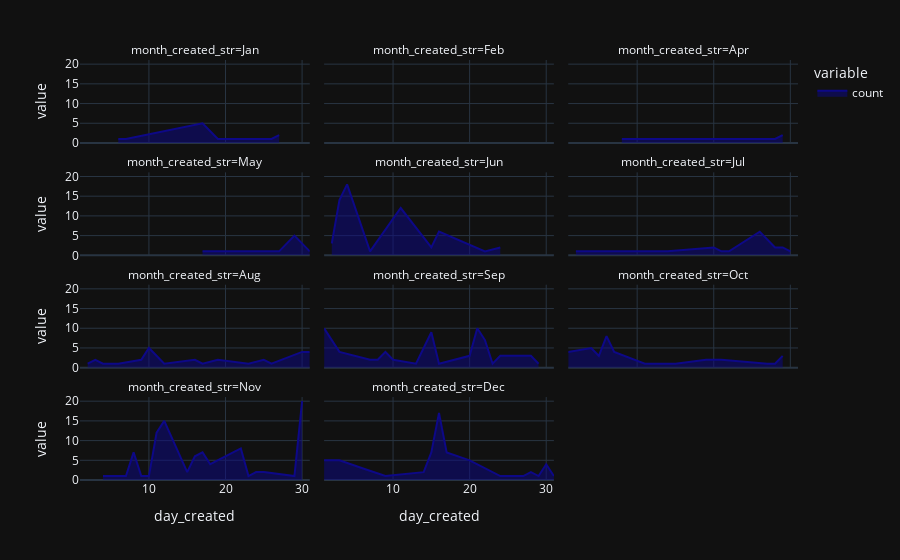

Notebook code for this chart:
### Code cell
import plotly.express as px


fig = px.area(df1, facet_col="month_created_str", facet_col_wrap=3, color_discrete_sequence=px.colors.sequential.Plasma)
fig.show()

### Figure 1 — Plotly figure (JSON) as saved in the notebook; plotly's stock layout.template omitted (floating-point values rounded to 4 significant figures)
{"data": [{"fillpattern": {"shape": ""}, "hovertemplate": "variable=count<br>month_created_str=Jan<br>day_created=%{x}<br>value=%{y}<extra></extra>", "legendgroup": "count", "line": {"color": "#0d0887"}, "marker": {"symbol": "circle"}, "mode": "lines", "name": "count", "orientation": "v", "showlegend": true, "stackgroup": "1", "x": [7, 21, 6, 17, 19, 26, 27], "xaxis": "x10", "y": [1, 1, 1, 5, 1, 1, 2], "yaxis": "y10", "type": "scatter"}, {"fillpattern": {"shape": ""}, "hovertemplate": "variable=count<br>month_created_str=Feb<br>day_created=%{x}<br>value=%{y}<extra></extra>", "legendgroup": "count", "line": {"color": "#0d0887"}, "marker": {"symbol": "circle"}, "mode": "lines", "name": "count", "orientation": "v", "showlegend": false, "stackgroup": "1", "x": [15], "xaxis": "x11", "y": [1], "yaxis": "y11", "type": "scatter"}, {"fillpattern": {"shape": ""}, "hovertemplate": "variable=count<br>month_created_str=Apr<br>day_created=%{x}<br>value=%{y}<extra></extra>", "legendgroup": "count", "line": {"color": "#0d0887"}, "marker": {"symbol": "circle"}, "mode": "lines", "name": "count", "orientation": "v", "showlegend": false, "stackgroup": "1", "x": [8, 28, 29], "xaxis": "x12", "y": [1, 1, 2], "yaxis": "y12", "type": "scatter"}, {"fillpattern": {"shape": ""}, "hovertemplate": "variable=count<br>month_created_str=May<br>day_created=%{x}<br>value=%{y}<extra></extra>", "legendgroup": "count", "line": {"color": "#0d0887"}, "marker": {"symbol": "circle"}, "mode": "lines", "name": "count", "orientation": "v", "showlegend": false, "stackgroup": "1", "x": [17, 27, 29, 31], "xaxis": "x7", "y": [1, 1, 5, 1], "yaxis": "y7", "type": "scatter"}, {"fillpattern": {"shape": ""}, "hovertemplate": "variable=count<br>month_created_str=Jun<br>day_created=%{x}<br>value=%{y}<extra></extra>", "legendgroup": "count", "line": {"color": "#0d0887"}, "marker": {"symbol": "circle"}, "mode": "lines", "name": "count", "orientation": "v", "showlegend": false, "stackgroup": "1", "x": [2, 3, 4, 7, 11, 15, 16, 22, 24], "xaxis": "x8", "y": [3, 14, 18, 1, 12, 2, 6, 1, 2], "yaxis": "y8", "type": "scatter"}, {"fillpattern": {"shape": ""}, "hovertemplate": "variable=count<br>month_created_str=Jul<br>day_created=%{x}<br>value=%{y}<extra></extra>", "legendgroup": "count", "line": {"color": "#0d0887"}, "marker": {"symbol": "circle"}, "mode": "lines", "name": "count", "orientation": "v", "showlegend": false, "stackgroup": "1", "x": [2, 5, 14, 20, 21, 22, 26, 28, 29, 30], "xaxis": "x9", "y": [1, 1, 1, 2, 1, 1, 6, 2, 2, 1], "yaxis": "y9", "type": "scatter"}, {"fillpattern": {"shape": ""}, "hovertemplate": "variable=count<br>month_created_str=Aug<br>day_created=%{x}<br>value=%{y}<extra></extra>", "legendgroup": "count", "line": {"color": "#0d0887"}, "marker": {"symbol": "circle"}, "mode": "lines", "name": "count", "orientation": "v", "showlegend": false, "stackgroup": "1", "x": [2, 3, 4, 6, 9, 10, 12, 16, 17, 19, 23, 25, 26, 30, 31], "xaxis": "x4", "y": [1, 2, 1, 1, 2, 5, 1, 2, 1, 2, 1, 2, 1, 4, 4], "yaxis": "y4", "type": "scatter"}, {"fillpattern": {"shape": ""}, "hovertemplate": "variable=count<br>month_created_str=Sep<br>day_created=%{x}<br>value=%{y}<extra></extra>", "legendgroup": "count", "line": {"color": "#0d0887"}, "marker": {"symbol": "circle"}, "mode": "lines", "name": "count", "orientation": "v", "showlegend": false, "stackgroup": "1", "x": [1, 2, 3, 7, 8, 9, 10, 13, 14, 15, 16, 20, 21, 22, 23, 24, 27, 28, 29], "xaxis": "x5", "y": [10, 7, 4, 2, 2, 4, 2, 1, 5, 9, 1, 3, 10, 7, 1, 3, 3, 3, 1], "yaxis": "y5", "type": "scatter"}, {"fillpattern": {"shape": ""}, "hovertemplate": "variable=count<br>month_created_str=Oct<br>day_created=%{x}<br>value=%{y}<extra></extra>", "legendgroup": "count", "line": {"color": "#0d0887"}, "marker": {"symbol": "circle"}, "mode": "lines", "name": "count", "orientation": "v", "showlegend": false, "stackgroup": "1", "x": [1, 4, 5, 6, 7, 11, 12, 15, 19, 21, 27, 28, 29], "xaxis": "x6", "y": [4, 5, 3, 8, 4, 1, 1, 1, 2, 2, 1, 1, 3], "yaxis": "y6", "type": "scatter"}, {"fillpattern": {"shape": ""}, "hovertemplate": "variable=count<br>month_created_str=Nov<br>day_created=%{x}<br>value=%{y}<extra></extra>", "legendgroup": "count", "line": {"color": "#0d0887"}, "marker": {"symbol": "circle"}, "mode": "lines", "name": "count", "orientation": "v", "showlegend": false, "stackgroup": "1", "x": [4, 5, 7, 8, 9, 10, 11, 12, 15, 16, 17, 18, 22, 23, 24, 25, 29, 30], "xaxis": "x", "y": [1, 1, 1, 7, 1, 1, 12, 15, 2, 6, 7, 4, 8, 1, 2, 2, 1, 20], "yaxis": "y", "type": "scatter"}, {"fillpattern": {"shape": ""}, "hovertemplate": "variable=count<br>month_created_str=Dec<br>day_created=%{x}<br>value=%{y}<extra></extra>", "legendgroup": "count", "line": {"color": "#0d0887"}, "marker": {"symbol": "circle"}, "mode": "lines", "name": "count", "orientation": "v", "showlegend": false, "stackgroup": "1", "x": [1, 2, 3, 6, 9, 14, 15, 16, 17, 20, 22, 23, 24, 27, 28, 29, 30, 31], "xaxis": "x2", "y": [5, 5, 5, 3, 1, 2, 7, 17, 7, 5, 3, 2, 1, 1, 2, 1, 4, 1], "yaxis": "y2", "type": "scatter"}], "layout": {"xaxis": {"anchor": "y", "domain": [0.0, 0.32], "title": {"text": "day_created"}}, "yaxis": {"anchor": "x", "domain": [0.0, 0.1975], "title": {"text": "value"}}, "xaxis2": {"anchor": "y2", "domain": [0.34, 0.66], "matches": "x", "title": {"text": "day_created"}}, "yaxis2": {"anchor": "x2", "domain": [0.0, 0.1975], "matches": "y", "showticklabels": false}, "xaxis3": {"anchor": "y3", "domain": [0.68, 1.0], "matches": "x", "title": {"text": "day_created"}}, "yaxis3": {"anchor": "x3", "domain": [0.0, 0.1975], "matches": "y", "showticklabels": false}, "xaxis4": {"anchor": "y4", "domain": [0.0, 0.32], "matches": "x", "showticklabels": false}, "yaxis4": {"anchor": "x4", "domain": [0.2675, 0.465], "matches": "y", "title": {"text": "value"}}, "xaxis5": {"anchor": "y5", "domain": [0.34, 0.66], "matches": "x", "showticklabels": false}, "yaxis5": {"anchor": "x5", "domain": [0.2675, 0.465], "matches": "y", "showticklabels": false}, "xaxis6": {"anchor": "y6", "domain": [0.68, 1.0], "matches": "x", "showticklabels": false}, "yaxis6": {"anchor": "x6", "domain": [0.2675, 0.465], "matches": "y", "showticklabels": false}, "xaxis7": {"anchor": "y7", "domain": [0.0, 0.32], "matches": "x", "showticklabels": false}, "yaxis7": {"anchor": "x7", "domain": [0.535, 0.7325], "matches": "y", "title": {"text": "value"}}, "xaxis8": {"anchor": "y8", "domain": [0.34, 0.66], "matches": "x", "showticklabels": false}, "yaxis8": {"anchor": "x8", "domain": [0.535, 0.7325], "matches": "y", "showticklabels": false}, "xaxis9": {"anchor": "y9", "domain": [0.68, 1.0], "matches": "x", "showticklabels": false}, "yaxis9": {"anchor": "x9", "domain": [0.535, 0.7325], "matches": "y", "showticklabels": false}, "xaxis10": {"anchor": "y10", "domain": [0.0, 0.32], "matches": "x", "showticklabels": false}, "yaxis10": {"anchor": "x10", "domain": [0.8025, 1.0], "matches": "y", "title": {"text": "value"}}, "xaxis11": {"anchor": "y11", "domain": [0.34, 0.66], "matches": "x", "showticklabels": false}, "yaxis11": {"anchor": "x11", "domain": [0.8025, 1.0], "matches": "y", "showticklabels": false}, "xaxis12": {"anchor": "y12", "domain": [0.68, 1.0], "matches": "x", "showticklabels": false}, "yaxis12": {"anchor": "x12", "domain": [0.8025, 1.0], "matches": "y", "showticklabels": false}, "annotations": [{"font": {}, "showarrow": false, "text": "month_created_str=Nov", "x": 0.16, "xanchor": "center", "xref": "paper", "y": 0.1975, "yanchor": "bottom", "yref": "paper"}, {"font": {}, "showarrow": false, "text": "month_created_str=Dec", "x": 0.5, "xanchor": "center", "xref": "paper", "y": 0.1975, "yanchor": "bottom", "yref": "paper"}, {"font": {}, "showarrow": false, "text": "month_created_str=Aug", "x": 0.16, "xanchor": "center", "xref": "paper", "y": 0.465, "yanchor": "bottom", "yref": "paper"}, {"font": {}, "showarrow": false, "text": "month_created_str=Sep", "x": 0.5, "xanchor": "center", "xref": "paper", "y": 0.465, "yanchor": "bottom", "yref": "paper"}, {"font": {}, "showarrow": false, "text": "month_created_str=Oct", "x": 0.84, "xanchor": "center", "xref": "paper", "y": 0.465, "yanchor": "bottom", "yref": "paper"}, {"font": {}, "showarrow": false, "text": "month_created_str=May", "x": 0.16, "xanchor": "center", "xref": "paper", "y": 0.7325, "yanchor": "bottom", "yref": "paper"}, {"font": {}, "showarrow": false, "text": "month_created_str=Jun", "x": 0.5, "xanchor": "center", "xref": "paper", "y": 0.7325, "yanchor": "bottom", "yref": "paper"}, {"font": {}, "showarrow": false, "text": "month_created_str=Jul", "x": 0.84, "xanchor": "center", "xref": "paper", "y": 0.7325, "yanchor": "bottom", "yref": "paper"}, {"font": {}, "showarrow": false, "text": "month_created_str=Jan", "x": 0.16, "xanchor": "center", "xref": "paper", "y": 1.0, "yanchor": "bottom", "yref": "paper"}, {"font": {}, "showarrow": false, "text": "month_created_str=Feb", "x": 0.5, "xanchor": "center", "xref": "paper", "y": 1.0, "yanchor": "bottom", "yref": "paper"}, {"font": {}, "showarrow": false, "text": "month_created_str=Apr", "x": 0.84, "xanchor": "center", "xref": "paper", "y": 1.0, "yanchor": "bottom", "yref": "paper"}], "legend": {"title": {"text": "variable"}, "tracegroupgap": 0}, "margin": {"t": 60}}}
